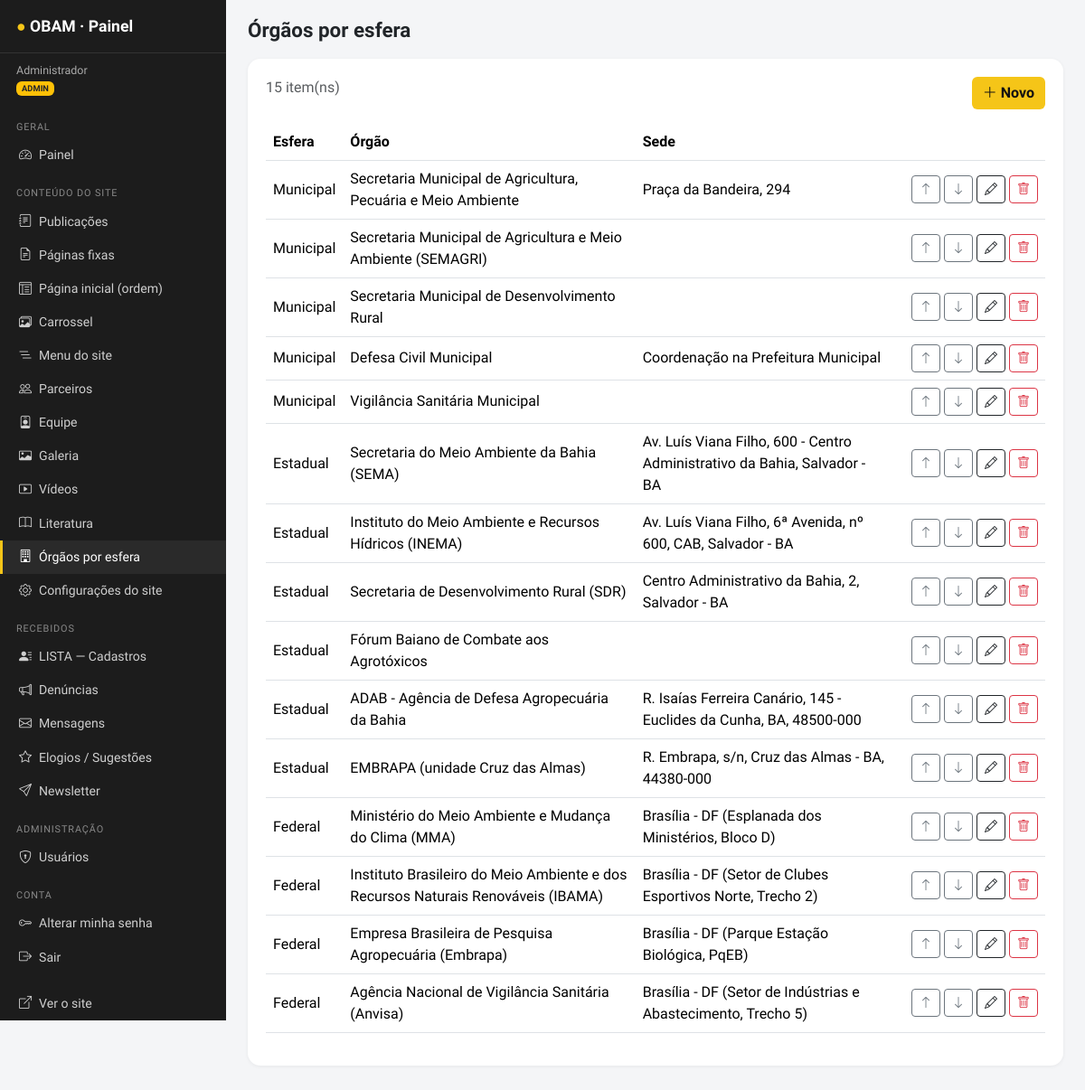
/admin/orgaos.php (signed in), run on the app's committed database.
### tables this page shows
CREATE TABLE orgaos (id INT AUTO_INCREMENT PRIMARY KEY, esfera ENUM('Municipal','Estadual','Federal') NOT NULL, nome VARCHAR(255) NOT NULL, sede VARCHAR(255), link VARCHAR(255), ordem INT NOT NULL DEFAULT 0);

### admin/orgaos.php (called while the page is built)
<?php require __DIR__ . '/_crud.php';
crud(['table' => 'orgaos', 'title' => 'Órgãos por esfera', 'active' => 'orgaos', 'order' => 'FIELD(esfera,"Municipal","Estadual","Federal"), ordem, id', 'group' => 'esfera', 'fields' => [
 ['name' => 'esfera', 'label' => 'Esfera', 'type' => 'select', 'opts' => ['Municipal' => 'Municipal', 'Estadual' => 'Estadual', 'Federal' => 'Federal'], 'col' => 4],
 ['name' => 'nome', 'label' => 'Nome do órgão', 'req' => 1, 'col' => 8, 'max' => 255], ['name' => 'sede', 'label' => 'Local da sede', 'max' => 255], ['name' => 'link', 'label' => 'Link do órgão', 'max' => 255]],
 'cols' => [['Esfera', 'esfera'], ['Órgão', 'nome'], ['Sede', 'sede']]]);

### inc/bootstrap.php (called while the page is built, shortened)
<?php
function db(): PDO {
    static $pdo = null;
    try {
        $pdo = new PDO('mysql:host=' . DB_HOST . ';port=' . DB_PORT . ';dbname=' . DB_NAME . ';charset=utf8mb4', DB_USER, DB_PASS, [
            PDO::ATTR_ERRMODE => PDO::ERRMODE_EXCEPTION,
            PDO::ATTR_DEFAULT_FETCH_MODE => PDO::FETCH_ASSOC,
            PDO::ATTR_EMULATE_PREPARES => false,
        ]);
        $pdo->exec("SET time_zone = '" . date('P') . "'");
    } catch (Throwable $e) {
        http_response_code(500);
        echo '<!doctype html><meta charset="utf-8"><body style="font-family:sans-serif;max-width:640px;margin:60px auto;padding:0 16px">'
           . '<h2>Não foi possível conectar ao banco de dados</h2><p>Edite o arquivo <code>config.php</code> com os dados do seu MySQL e, se for a primeira vez, execute <a href="' . BASE . '/install.php">install.php</a> ou importe <code>schema.sql</code> no MySQL Workbench.</p>'
           . (DEBUG ? '<pre>' . htmlspecialchars($e->getMessage()) . '</pre>' : '') . '</body>';
        exit;
    }
    return $pdo;
}
function qa(string $sql, array $p = []): array { $s = db()->prepare($sql); $s->execute($p); return $s->fetchAll(); }
function e($v): string { return htmlspecialchars((string)$v, ENT_QUOTES | ENT_SUBSTITUTE, 'UTF-8'); }
function u(string $path = ''): string { return BASE . '/' . ltrim($path, '/'); }
function user(): ?array { return $_SESSION['user'] ?? null; }
function is_admin(): bool { return (($_SESSION['user']['papel'] ?? '') === 'admin'); }

### admin/_crud.php (the view, shortened to what this page needs)
<?php
require_once __DIR__ . '/_layout.php';
function crud(array $c): void {
    $t = $c['table']; $F = $c['fields']; $order = $c['order'] ?? 'ordem, id'; $group = $c['group'] ?? null;
    $sortable = $c['sortable'] ?? true; $self = basename($_SERVER['SCRIPT_NAME']);
    $a = $_GET['a'] ?? 'list'; $id = (int)($_GET['id'] ?? 0); $ro = !is_admin();
    admin_header($c['title'], $c['active']); ro_notice();
    if ($a === 'new' || $a === 'edit') {
        $row = $a === 'edit' ? q1("SELECT * FROM `$t` WHERE id=?", [$id]) : []; if ($a === 'edit' && !$row) { echo '<div class="alert alert-warning">Item não encontrado.</div>'; admin_footer(); return; }
        if ($a === 'new' && $ro) { redirect($self); }
        echo '<div class="adm-card"><form method="post" enctype="multipart/form-data">' . csrf_field() . '<input type="hidden" name="act" value="save"><input type="hidden" name="id" value="' . $id . '"><fieldset ' . ($ro ? 'disabled' : '') . '><div class="row g-3">';
        foreach ($F as $f) {
            $n = $f['name']; $type = $f['type'] ?? 'text'; $v = $row[$n] ?? ($f['default'] ?? ''); $w = $f['col'] ?? 12;
            echo "<div class=\"col-md-$w\">";
            if ($type === 'check') { echo '<div class="form-check mt-4"><input class="form-check-input" type="checkbox" name="' . e($n) . '" value="1" ' . ($v ? 'checked' : '') . ' id="f_' . e($n) . '"><label class="form-check-label" for="f_' . e($n) . '">' . e($f['label']) . '</label></div></div>'; continue; }
            echo '<label class="form-label fw-semibold">' . e($f['label']) . (!empty($f['req']) ? ' *' : '') . '</label>';
            if ($type === 'textarea') echo '<textarea class="form-control" name="' . e($n) . '" rows="' . ($f['rows'] ?? 4) . '">' . e($v) . '</textarea>';
            elseif ($type === 'select') { $o = $f['opts'] instanceof Closure ? ($f['opts'])() : $f['opts']; echo '<select class="form-select" name="' . e($n) . '">'; if (!empty($f['nullable'])) echo '<option value="">— nenhum —</option>'; foreach ($o as $k => $l) echo '<option value="' . e($k) . '" ' . ((string)$k === (string)$v ? 'selected' : '') . '>' . e($l) . '</option>'; echo '</select>'; }
            elseif ($type === 'image' || $type === 'file') {
                if ($v) echo '<div class="mb-2">' . ($type === 'image' ? '<img src="' . e(img_url($v)) . '" style="max-height:80px;border-radius:8px">' : '<a href="' . e(img_url($v)) . '" target="_blank">' . e($v) . '</a>') . ' <label class="ms-2 small"><input type="checkbox" name="rm_' . e($n) . '" value="1"> remover</label></div>';
                echo '<input type="hidden" name="' . e($n) . '" value="' . e($v) . '"><input class="form-control" type="file" name="f_' . e($n) . '"' . ($type === 'image' ? ' accept="image/*"' : '') . '>';
                if ($type === 'image') echo '<div class="form-text">Ou informe um caminho/URL no campo abaixo (opcional).</div><input class="form-control form-control-sm mt-1" type="text" name="' . e($n) . '_path" placeholder="assets/image/foto1.jpeg ou https://..." value="" onchange="this.form[\'' . e($n) . '\'].value=this.value">';
            }
            else echo '<input class="form-control" type="' . ($type === 'number' ? 'number' : ($type === 'date' ? 'date' : ($type === 'url' ? 'text' : 'text'))) . '" name="' . e($n) . '" value="' . e($v) . '"' . (!empty($f['max']) ? ' maxlength="' . $f['max'] . '"' : '') . '>';
            if (!empty($f['help'])) echo '<div class="form-text">' . e($f['help']) . '</div>';
            echo '</div>';
        }
        echo '</div></fieldset><div class="mt-3 d-flex gap-2">' . ($ro ? '' : '<button class="btn btn-y">Salvar</button>') . '<a class="btn btn-outline-secondary" href="' . e($self) . '">Voltar</a></div></form></div>';
    } else {
        $rows = qa("SELECT * FROM `$t` ORDER BY $order");
        echo '<div class="adm-card"><div class="d-flex justify-content-between mb-3 flex-wrap gap-2"><span class="text-muted">' . count($rows) . ' item(ns)</span>' . ($ro ? '' : '<a class="btn btn-y" href="' . e($self) . '?a=new"><i class="bi bi-plus-lg"></i> Novo</a>') . '</div><div class="table-responsive"><table class="table table-hover"><thead><tr>';
        foreach ($c['cols'] as $col) echo '<th>' . e($col[0]) . '</th>'; echo '<th style="width:170px"></th></tr></thead><tbody>';
        foreach ($rows as $r) {
            echo '<tr>'; foreach ($c['cols'] as $col) { $v = $col[1] instanceof Closure ? ($col[1])($r) : e($r[$col[1]] ?? ''); echo '<td>' . $v . '</td>'; }
            echo '<td class="text-end text-nowrap">';
            if (!$ro && $sortable) foreach (['up' => 'bi-arrow-up', 'down' => 'bi-arrow-down'] as $d => $ic) echo '<form method="post" class="d-inline">' . csrf_field() . '<input type="hidden" name="act" value="move"><input type="hidden" name="id" value="' . $r['id'] . '"><input type="hidden" name="dir" value="' . $d . '"><button class="btn btn-sm btn-outline-secondary" title="Mover"><i class="bi ' . $ic . '"></i></button></form> ';
            echo '<a class="btn btn-sm btn-outline-dark" href="' . e($self) . '?a=edit&id=' . $r['id'] . '" title="' . ($ro ? 'Ver' : 'Editar') . '"><i class="bi ' . ($ro ? 'bi-eye' : 'bi-pencil') . '"></i></a> ';
            if (!$ro) echo confirm_form('delete', ['id' => $r['id']]);
            echo '</td></tr>';
        }
        echo '</tbody></table></div></div>';
    }
    admin_footer();
}

### admin/_layout.php (shortened to what this page needs)
<?php
require_once __DIR__ . '/../inc/bootstrap.php';
function admin_header(string $title, string $active = ''): void {
    $u = user(); $adm = is_admin();
    $nav = [
        ['Geral'], ['index.php', 'bi-speedometer2', 'Painel', 'index'],
        ['Conteúdo do site'],
        ['posts.php', 'bi-journal-text', 'Publicações', 'posts'], ['posts.php?tipo=page', 'bi-file-earmark-text', 'Páginas fixas', 'pages'],
        ['home.php', 'bi-layout-text-window-reverse', 'Página inicial (ordem)', 'home'], ['slides.php', 'bi-images', 'Carrossel', 'slides'],
        ['menu.php', 'bi-list-nested', 'Menu do site', 'menu'], ['parceiros.php', 'bi-people', 'Parceiros', 'parceiros'],
        ['equipe.php', 'bi-person-badge', 'Equipe', 'equipe'], ['galeria.php', 'bi-card-image', 'Galeria', 'galeria'],
        ['videos.php', 'bi-play-btn', 'Vídeos', 'videos'], ['literatura.php', 'bi-book', 'Literatura', 'literatura'], ['orgaos.php', 'bi-building', 'Órgãos por esfera', 'orgaos'],
        ['settings.php', 'bi-gear', 'Configurações do site', 'settings'],
        ['Recebidos'],
        ['cadastros.php', 'bi-person-lines-fill', 'LISTA — Cadastros', 'cadastros'],
        ['caixa.php?t=denuncias', 'bi-megaphone', 'Denúncias', 'denuncias'], ['caixa.php?t=mensagens', 'bi-envelope', 'Mensagens', 'mensagens'],
        ['caixa.php?t=feedbacks', 'bi-star', 'Elogios / Sugestões', 'feedbacks'], ['caixa.php?t=newsletter', 'bi-send', 'Newsletter', 'newsletter'],
    ];
    if ($adm) { $nav[] = ['Administração']; $nav[] = ['users.php', 'bi-shield-lock', 'Usuários', 'users']; }
    $nav[] = ['Conta']; $nav[] = ['senha.php', 'bi-key', 'Alterar minha senha', 'senha']; $nav[] = ['logout.php', 'bi-box-arrow-right', 'Sair', 'logout'];
    ?>
<!DOCTYPE html><html lang="pt-BR"><head><meta charset="utf-8"><meta name="viewport" content="width=device-width, initial-scale=1">
<link href="<?= u('assets/vendor/bootstrap/css/bootstrap.min.css') ?>" rel="stylesheet">
<link href="<?= u('assets/vendor/bootstrap-icons/bootstrap-icons.css') ?>" rel="stylesheet">
<link href="<?= u('admin/admin.css') ?>" rel="stylesheet"></head><body>
<aside class="adm-side" id="side"><div class="adm-brand"><span>●</span> OBAM · Painel</div>
<div style="padding:10px 18px;font-size:.78rem;color:#aaa"><?= e($u['nome']) ?><br><span class="badge <?= $adm ? 'bg-warning text-dark' : 'bg-secondary' ?>"><?= $adm ? 'ADMIN' : 'RESPONSÁVEL (somente leitura)' ?></span></div>
<?php foreach ($nav as $n): if (count($n) === 1): ?><div class="grp"><?= e($n[0]) ?></div><?php else: ?>
<a href="<?= u('admin/' . $n[0]) ?>" class="<?= $active === $n[3] ? 'act' : '' ?>"><i class="bi <?= $n[1] ?> me-2"></i><?= e($n[2]) ?></a><?php endif; endforeach; ?>
<a href="<?= u('index.php') ?>" target="_blank" style="margin-top:14px"><i class="bi bi-box-arrow-up-right me-2"></i>Ver o site</a></aside>
<div class="adm-main">
<div class="adm-top"><div class="d-flex align-items-center gap-2"><h1><?= e($title) ?></h1></div></div>
<?php }
function admin_footer(): void { ?>
</div><script src="<?= u('assets/vendor/bootstrap/js/bootstrap.bundle.min.js') ?>"></script>
</body></html>
<?php }
function confirm_form(string $action, array $hidden, string $label = 'Excluir', string $msg = 'Excluir este item?'): string {
    $h = csrf_field() . '<input type="hidden" name="act" value="' . e($action) . '">';
    foreach ($hidden as $k => $v) $h .= '<input type="hidden" name="' . e($k) . '" value="' . e($v) . '">';
    return '<form method="post" class="d-inline" onsubmit="return confirm(\'' . e($msg) . '\')">' . $h . '<button class="btn btn-sm btn-outline-danger" title="' . e($label) . '"><i class="bi bi-trash"></i></button></form>';
}

### admin/admin.css (style rules this page uses)
:root { --y:#F5C518;--yd:#D4A800;--bk:#111 }
body { background:#f4f5f7;font-family:'Plus Jakarta Sans',system-ui,sans-serif }
.adm-side { width:250px;background:#1c1c1c;color:#ddd;min-height:100vh;position:fixed;top:0;left:0;overflow-y:auto;z-index:1040;transition:transform .2s }
.adm-side a { color:#cfcfcf;text-decoration:none;display:block;padding:8px 18px;font-size:.88rem;border-left:3px solid transparent }
.adm-side a:hover,.adm-side a.act { background:#2a2a2a;color:#fff;border-left-color:var(--y) }
.adm-side .grp { font-size:.68rem;letter-spacing:.08em;text-transform:uppercase;color:#888;padding:16px 18px 4px }
.adm-brand { padding:16px 18px;font-weight:800;color:#fff;font-size:1.1rem;border-bottom:1px solid #333 }
.adm-brand span { color:var(--y) }
.adm-main { margin-left:250px;padding:20px 24px 60px }
.adm-top { display:flex;justify-content:space-between;align-items:center;margin-bottom:18px;gap:10px;flex-wrap:wrap }
.adm-top h1 { font-size:1.4rem;font-weight:800;margin:0 }
.adm-card { background:#fff;border-radius:14px;padding:20px;box-shadow:0 1px 4px rgba(0,0,0,.06);margin-bottom:18px }
.btn-y { background:var(--y);border:0;color:#111;font-weight:700 }
.table td,.table th { vertical-align:middle }
html,body { overflow-x:hidden }
.adm-main { min-width:0 }
.adm-side { max-width:85vw;overscroll-behavior:contain }

### data on the page
orgaos: esfera "Municipal", nome "Secretaria Municipal de Agricultura, Pecuária e Meio Ambiente", sede "Praça da Bandeira, 294"
orgaos: esfera "Municipal", nome "Secretaria Municipal de Agricultura e Meio Ambiente (SEMAGRI)"
orgaos: esfera "Municipal", nome "Secretaria Municipal de Desenvolvimento Rural"
orgaos: esfera "Municipal", nome "Defesa Civil Municipal", sede "Coordenação na Prefeitura Municipal"
orgaos: esfera "Municipal", nome "Vigilância Sanitária Municipal"
orgaos: esfera "Estadual", nome "Secretaria do Meio Ambiente da Bahia (SEMA)", sede "Av. Luís Viana Filho, 600 - Centro Administrativo da Bahia, Salvador - BA"
orgaos: esfera "Estadual", nome "Instituto do Meio Ambiente e Recursos Hídricos (INEMA)", sede "Av. Luís Viana Filho, 6ª Avenida, nº 600, CAB, Salvador - BA"
orgaos: esfera "Estadual", nome "Secretaria de Desenvolvimento Rural (SDR)", sede "Centro Administrativo da Bahia, 2, Salvador - BA"
orgaos: esfera "Estadual", nome "Fórum Baiano de Combate aos Agrotóxicos"
orgaos: esfera "Estadual", nome "ADAB - Agência de Defesa Agropecuária da Bahia", sede "R. Isaías Ferreira Canário, 145 - Euclides da Cunha, BA, 48500-000"
orgaos: esfera "Estadual", nome "EMBRAPA (unidade Cruz das Almas)", sede "R. Embrapa, s/n, Cruz das Almas - BA, 44380-000"
orgaos: esfera "Federal", nome "Ministério do Meio Ambiente e Mudança do Clima (MMA)", sede "Brasília - DF (Esplanada dos Ministérios, Bloco D)"
orgaos: esfera "Federal", nome "Instituto Brasileiro do Meio Ambiente e dos Recursos Naturais Renováveis (IBAMA)", sede "Brasília - DF (Setor de Clubes Esportivos Norte, Trecho 2)"
orgaos: esfera "Federal", nome "Empresa Brasileira de Pesquisa Agropecuária (Embrapa)", sede "Brasília - DF (Parque Estação Biológica, PqEB)"
orgaos: esfera "Federal", nome "Agência Nacional de Vigilância Sanitária (Anvisa)", sede "Brasília - DF (Setor de Indústrias e Abastecimento, Trecho 5)"

### other printed values
$u['nome'] "Administrador"
$n[0] "GERAL"
$n[2] "Painel"
$n[0] "CONTEÚDO DO SITE"
$n[2] "Publicações"
$n[2] "Páginas fixas"
$n[2] "Página inicial (ordem)"
$n[2] "Carrossel"
$n[2] "Menu do site"
$n[2] "Parceiros"
$n[2] "Equipe"
$n[2] "Galeria"
$n[2] "Vídeos"
$n[2] "Literatura"
$n[2] "Órgãos por esfera"
